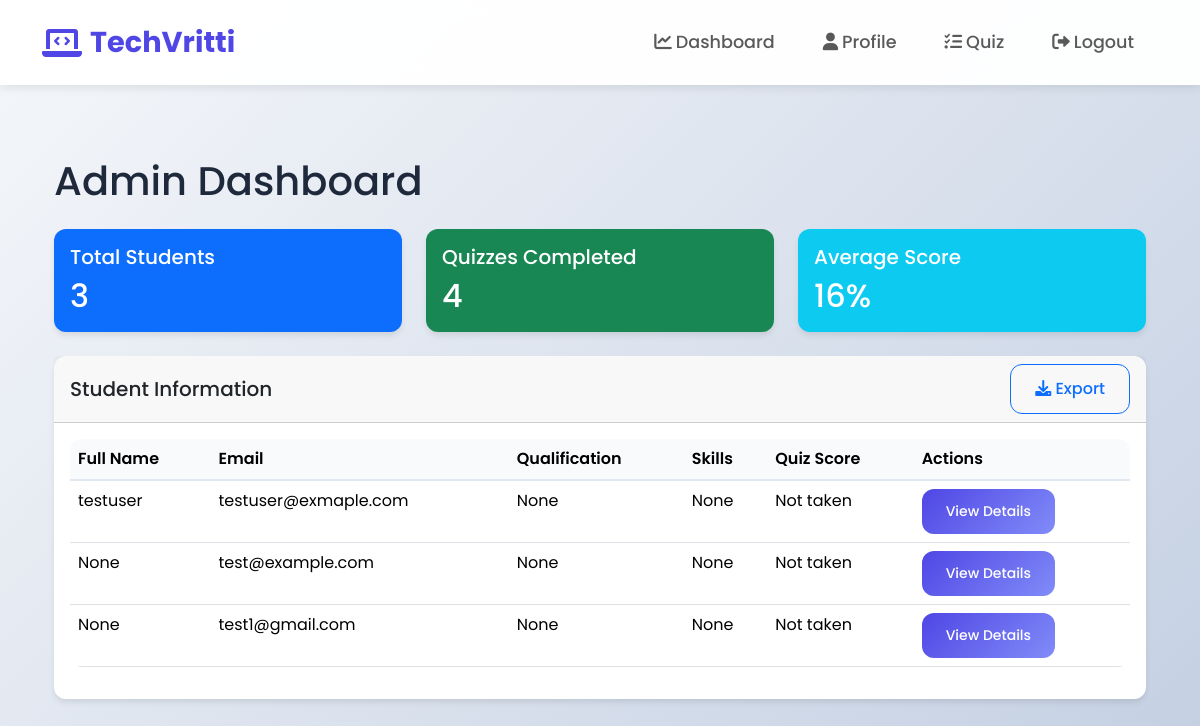
Page /dashboard (signed in) on the committed database.
### app.py (models this page shows, shortened)
class User(UserMixin, db.Model):
    id = db.Column(db.Integer, primary_key=True)
    email = db.Column(db.String(120), unique=True, nullable=False)
    password_hash = db.Column(db.String(256), nullable=False)
    full_name = db.Column(db.String(100))
    qualification = db.Column(db.String(100))
    graduation_year = db.Column(db.Integer)
    skills = db.Column(db.Text)
    certifications = db.Column(db.Text)
    experience = db.Column(db.Text)
    known_software = db.Column(db.String(200))
    soft_skills = db.Column(db.String(200))
    resume_path = db.Column(db.String(200))

### app.py (the view)
@app.route('/dashboard')
@login_required
def dashboard():
    total_students = User.query.count()
    total_quizzes = Quiz.query.count()
    quizzes = Quiz.query.all()
    avg_score = sum(quiz.score for quiz in quizzes) / total_quizzes if total_quizzes > 0 else 0
    students = User.query.all()
    for student in students:
        latest_quiz = Quiz.query.filter_by(user_id=student.id).order_by(Quiz.completed_at.desc()).first()
        student.quiz_score = latest_quiz.score if latest_quiz else None
    return render_template('dashboard.html',
                         total_students=total_students,
                         total_quizzes=total_quizzes,
                         avg_score=round(avg_score),
                         students=students)

### app.py (called while the page is built)
@login_manager.user_loader
def load_user(user_id):
    return User.query.get(int(user_id))

@app.context_processor
def inject_now():
    return {'now': datetime.utcnow()}

### templates/dashboard.html (shortened to what this page needs)
{% extends "base.html" %}
{% block content %}
<div class="container py-4">
    <div class="row">
        <div class="col-12">
            <h1 class="mb-4">Admin Dashboard</h1>
        </div>
    </div>
    <div class="row mb-4">
        <div class="col-md-4">
            <div class="card bg-primary text-white">
                <div class="card-body">
                    <h5 class="card-title">Total Students</h5>
                    <h2 class="card-text">{{ total_students }}</h2>
                </div>
            </div>
        </div>
        <div class="col-md-4">
            <div class="card bg-success text-white">
                <div class="card-body">
                    <h5 class="card-title">Quizzes Completed</h5>
                    <h2 class="card-text">{{ total_quizzes }}</h2>
                </div>
            </div>
        </div>
        <div class="col-md-4">
            <div class="card bg-info text-white">
                <div class="card-body">
                    <h5 class="card-title">Average Score</h5>
                    <h2 class="card-text">{{ avg_score }}%</h2>
                </div>
            </div>
        </div>
    </div>
    <div class="card">
        <div class="card-header d-flex justify-content-between align-items-center">
            <h5 class="mb-0">Student Information</h5>
            <div class="btn-group">
                <button type="button" class="btn btn-outline-primary" onclick="exportToCSV()">
                    <i class="fas fa-download"></i> Export
                </button>
            </div>
        </div>
        <div class="card-body">
            <div class="table-responsive">
                <table class="table table-hover">
                    <thead>
                        <tr>
                            <th>Full Name</th>
                            <th>Email</th>
                            <th>Qualification</th>
                            <th>Skills</th>
                            <th>Quiz Score</th>
                            <th>Actions</th>
                        </tr>
                    </thead>
                    <tbody>
                        {% for student in students %}
                        <tr>
                            <td>{{ student.full_name }}</td>
                            <td>{{ student.email }}</td>
                            <td>{{ student.qualification }}</td>
                            <td>{{ student.skills }}</td>
                            <td>{{ student.quiz_score if student.quiz_score else 'Not taken' }}</td>
                            <td>
                                <button class="btn btn-sm btn-primary" onclick="viewDetails('{{ student.id }}')">
                                    View Details
                                </button>
                            </td>
                        </tr>
                        {% endfor %}
                    </tbody>
                </table>
            </div>
        </div>
    </div>
</div>
{% endblock %}

### templates/base.html (shortened to what this page needs)
<!DOCTYPE html>
<html lang="en">
<head>
    <link href="https://cdn.jsdelivr.net/npm/bootstrap@5.3.2/dist/css/bootstrap.min.css" rel="stylesheet">
    <link rel="stylesheet" href="https://cdnjs.cloudflare.com/ajax/libs/font-awesome/6.0.0/css/all.min.css">
    <link rel="stylesheet" href="{{ url_for('static', filename='css/style.css') }}">
</head>
<body>
    <nav class="navbar navbar-expand-lg navbar-light sticky-top">
        <div class="container">
            <a class="navbar-brand d-flex align-items-center" href="{{ url_for('index') }}">
                <i class="fas fa-laptop-code me-2"></i>
                <span>TechVritti</span>
            </a>
            <div class="collapse navbar-collapse" id="navbarNav">
                <ul class="navbar-nav ms-auto align-items-center">
                    {% if current_user.is_authenticated %}
                        <li class="nav-item">
                            <a class="nav-link" href="{{ url_for('dashboard') }}">
                                <i class="fas fa-chart-line me-1"></i>Dashboard
                            </a>
                        </li>
                        <li class="nav-item">
                            <a class="nav-link" href="{{ url_for('profile') }}">
                                <i class="fas fa-user me-1"></i>Profile
                            </a>
                        </li>
                        <li class="nav-item">
                            <a class="nav-link" href="{{ url_for('quiz') }}">
                                <i class="fas fa-tasks me-1"></i>Quiz
                            </a>
                        </li>
                        <li class="nav-item">
                            <a class="nav-link" href="{{ url_for('logout') }}">
                                <i class="fas fa-sign-out-alt me-1"></i>Logout
                            </a>
                        </li>
                    {% endif %}
                </ul>
            </div>
        </div>
    </nav>
    <div class="container py-5">
        {% block content %}{% endblock %}
    </div>
</body>
</html>

### static/css/style.css (style rules this page uses)
:root { --primary-color: #4f46e5; --secondary-color: #818cf8; --success-color: #22c55e; --background-color: #f8fafc; --text-color: #1e293b; --border-radius: 0.75rem; }
body { font-family: 'Poppins', sans-serif; background: linear-gradient(135deg, #f5f7fa 0%, #c3cfe2 100%); color: var(--text-color); min-height: 100vh; }
.navbar { background: rgba(255, 255, 255, 0.9); backdrop-filter: blur(10px); box-shadow: 0 2px 10px rgba(0, 0, 0, 0.1); }
.navbar-brand { font-weight: 600; color: var(--primary-color) !important; }
.btn { border-radius: var(--border-radius); padding: 0.75rem 1.5rem; font-weight: 500; transition: all 0.3s ease; }
.btn-primary { background: linear-gradient(135deg, var(--primary-color), var(--secondary-color)); border: none; }
.card { border-radius: var(--border-radius); border: none; box-shadow: 0 4px 6px -1px rgba(0, 0, 0, 0.1); transition: transform 0.3s ease; }
.table { border-radius: var(--border-radius); overflow: hidden; }
.table thead th { background-color: #f8fafc; border-bottom: 2px solid #e2e8f0; font-weight: 600; }

### templates/base.html (style rules this page uses)
.navbar { padding: 1rem 0; background: rgba(255, 255, 255, 0.95); }
.navbar-brand { font-size: 1.8rem; font-weight: 700; }
.navbar-brand i { font-size: 2rem; }
.nav-link { font-size: 1.1rem; font-weight: 500; padding: 0.8rem 1.2rem !important; }
.nav-item { margin: 0 0.3rem; }

### rows in the picture
User: full_name "testuser", email "testuser@exmaple.com", qualification "None", skills "None", quiz_score "Not taken"
User: full_name "None", email "test@example.com", qualification "None", skills "None", quiz_score "Not taken"
User: full_name "None", email "test1@gmail.com", qualification "None", skills "None", quiz_score "Not taken"

### other values in the picture
{{ total_students }} "3"
{{ total_quizzes }} "4"
{{ avg_score }} "16"
